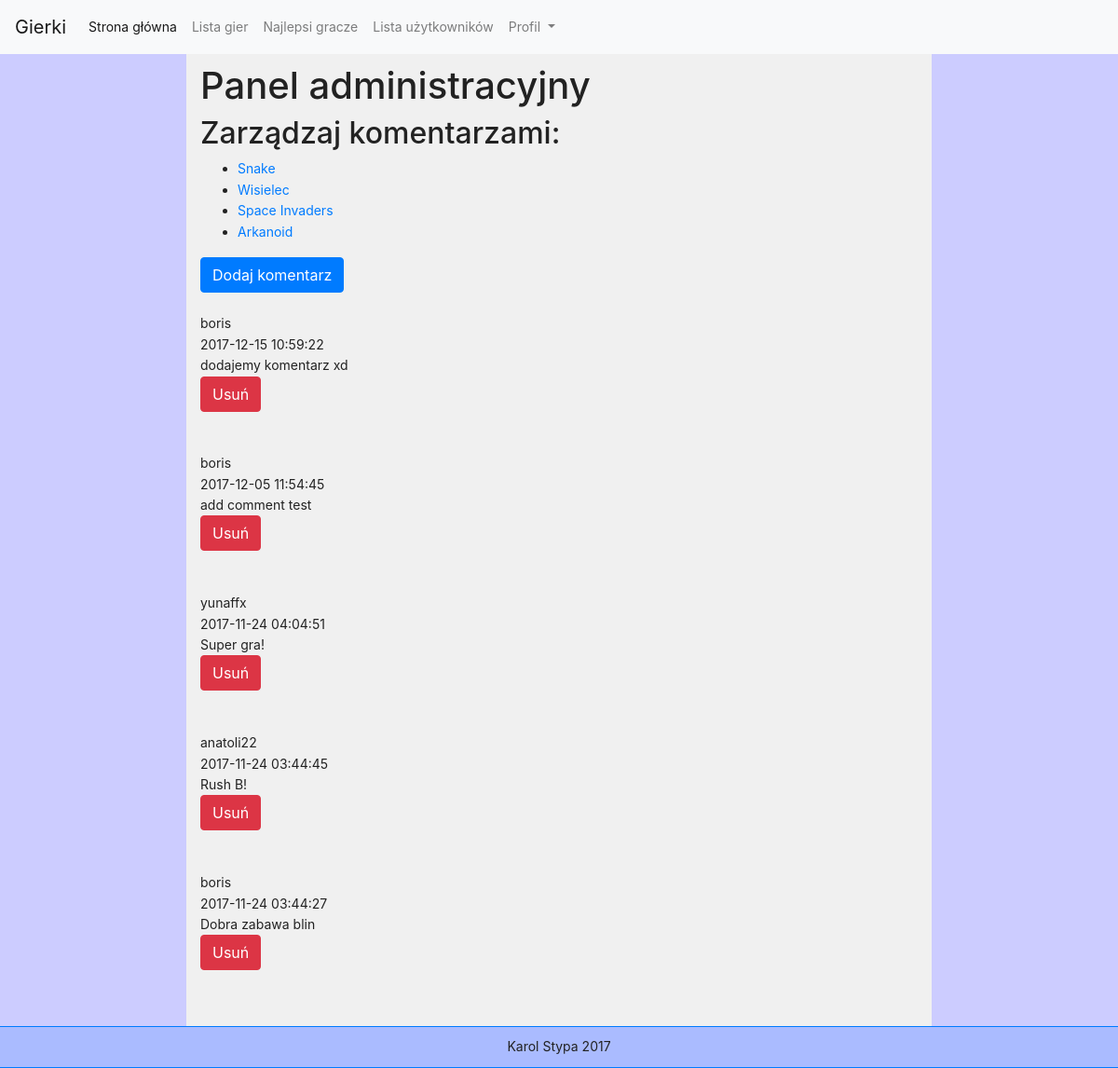
/admin.php?game_id=1 (signed in), run on an earlier commit of the app's database.
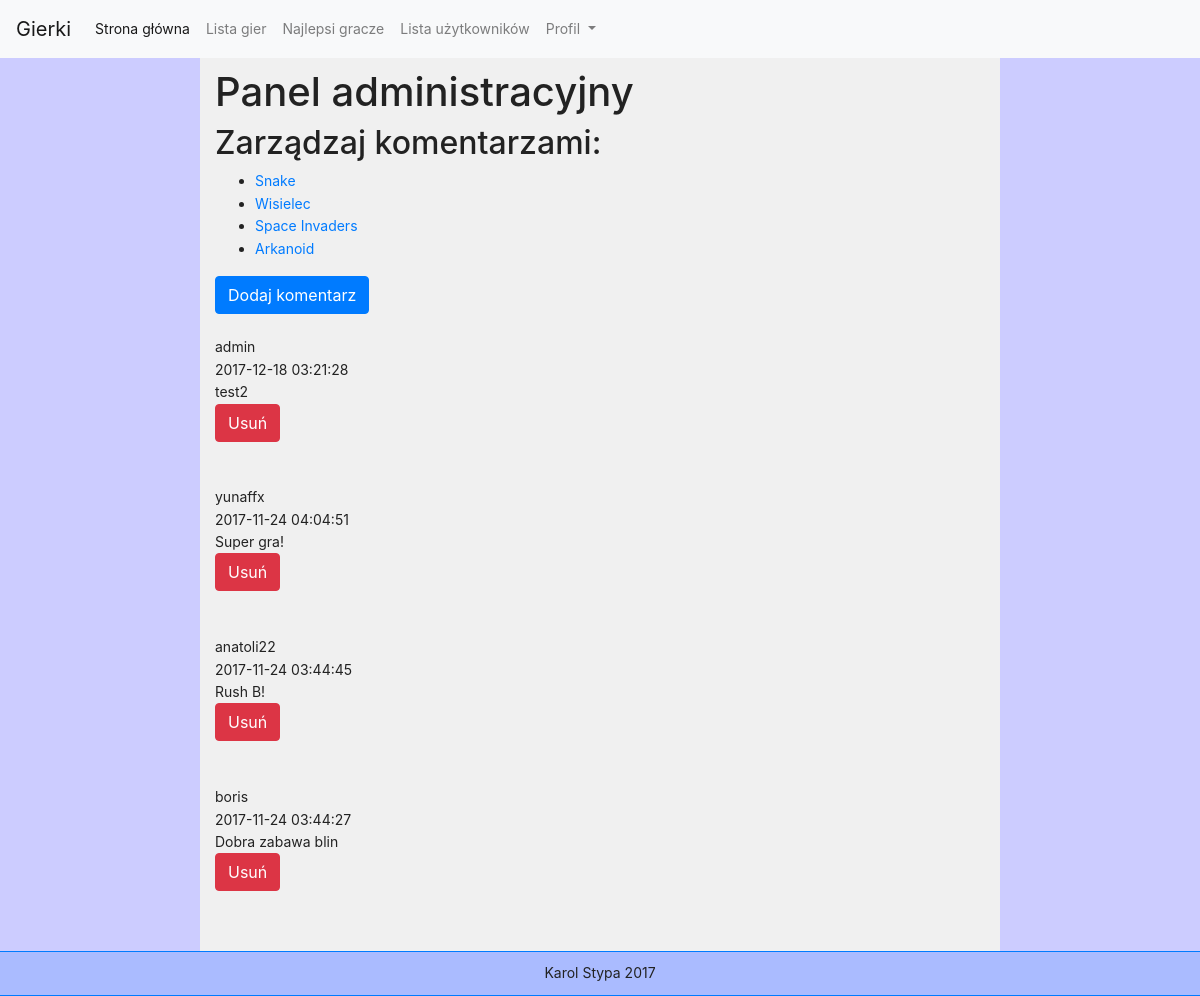
And on a later commit of the database.
### tables this page shows
CREATE TABLE `comments` (
  `id` int(11) NOT NULL,
  `game_id` int(11) NOT NULL,
  `user_id` int(11) NOT NULL,
  `timestamp` timestamp NOT NULL DEFAULT CURRENT_TIMESTAMP ON UPDATE CURRENT_TIMESTAMP,
  `text` text NOT NULL
);

CREATE TABLE `users` (
  `id` int(11) NOT NULL,
  `login` varchar(255) NOT NULL,
  `password` varchar(255) NOT NULL,
  `email` varchar(255) NOT NULL,
  `group_id` int(11) NOT NULL,
  `registered` int(11) NOT NULL,
  `last_login` int(11) NOT NULL,
  `ip` varchar(15) NOT NULL
);

### admin.php (the view, shortened to what this page needs)
<!DOCTYPE html>
<html>
	<head>
		<link rel="stylesheet" href="https://maxcdn.bootstrapcdn.com/bootstrap/4.0.0-beta.2/css/bootstrap.min.css">
		<link rel="stylesheet" href="./style.css">
	</head>
	<body>
		<?php include "navbar.php"; ?>
		<div class="container-fluid col-md-8 main">
			<h1>Panel administracyjny</h1>
			<h2>Zarządzaj komentarzami:</h2>
	        <ul>
				<li><a href="./admin.php?game_id=1">Snake</a></li>
				<li><a href="./admin.php?game_id=2">Wisielec</a></li>
				<li><a href="./admin.php?game_id=3">Space Invaders</a></li>
				<li><a href="./admin.php?game_id=4">Arkanoid</a></li>
	        </ul>
			<?php
			if(isset($_SESSION['loggedin'])) {
				if($_SESSION['loggedin']) {
					if(isset($_GET['game_id'])) {
						echo '
						<button class="btn btn-primary" type="button" data-toggle="collapse" data-target="#commentForm" aria-expanded="false" aria-controls="collapseExample">
							Dodaj komentarz
						</button><br><br>
						<div class="collapse" id="commentForm">
							<form class="col-md-12" action="admin.php?game_id='.$_GET['game_id'].'" method="post">
								<div class="form-group">
									<textarea class="form-control" name="comment_text" rows="5" cols="80" placeholder="Treść komentarza"></textarea>
								</div>
								<button type="submit" class="btn btn-primary" name="send_comment">Wyślij</button>
							</form><br>
						</div>';
						$comments_query = "SELECT A.id, A.timestamp, A.text, B.login as username
						FROM comments A
						Join users B
						on B.id = A.user_id
						WHERE A.game_id = ".$_GET['game_id']."
						ORDER BY A.timestamp DESC";
						$com_result = mysql_query($comments_query);
						while($row = mysql_fetch_assoc($com_result)) {
							echo $row['username'].'<br>'.$row['timestamp'].'<br>'.$row['text'].'<br>';
							echo '
							<form action="admin.php?game_id='.$_GET['game_id'].'" method="post">
							<button type="submit" name="comment_id" value="'.$row['id'].'" class="btn btn-danger">Usuń</button>
							</form>
							<br><br>';
						}
					}
				}
			}
			?>
		</div>
	</body>
</html>

### navbar.php (shortened to what this page needs)
<?php
if(isset($_SESSION['loggedin'])) {
    if ($_SESSION['loggedin']) {
        $user_result = mysql_query("SELECT `id` from `users` WHERE `login` = '".$_SESSION['login']."' limit 1");
        $user_id = mysql_fetch_assoc($user_result);
    }
}
?>
<nav class="navbar navbar-expand-lg navbar-light bg-light">
    <a class="navbar-brand" href="./">Gierki</a>
    <div class="collapse navbar-collapse" id="navbarNavDropdown">
        <ul class="navbar-nav">
            <li class="nav-item active">
                <a class="nav-link" href="./">Strona główna <span class="sr-only">(current)</span></a>
            </li>
            <li class="nav-item">
                <a class="nav-link" href="./gameslist.php">Lista gier</a>
            </li>
            <li class="nav-item">
                <a class="nav-link" href="./highscores.php">Najlepsi gracze</a>
            </li>
            <li class="nav-item">
                <a class="nav-link" href="./userslist.php">Lista użytkowników</a>
            </li>
            <?php
            if(isset($_SESSION['loggedin'])) {
                if ($_SESSION['loggedin']) {
                    echo '
                    <li class="nav-item dropdown">
                        <a class="nav-link dropdown-toggle" href="#" id="navbarDropdownMenuLink" data-toggle="dropdown" aria-haspopup="true" aria-expanded="false">
                            Profil
                        </a>
                        <div class="dropdown-menu" aria-labelledby="navbarDropdownMenuLink">
                            <a class="dropdown-item" href="./profile.php?id='.$user_id['id'].'">Zobacz profil</a>
                            <a class="dropdown-item" href="./profile.php?id='.$user_id['id'].'#friends">Znajomi</a>
                            <a class="dropdown-item" href="./index.php?logout=1">Wyloguj się</a>
                        </div>
                    </li>';
                }
            }
            ?>
        </ul>
    </div>
</nav>

### style.css (style rules this page uses)
body { font-size: 14px; line-height: 1.6; background-color: #CCCCFF; color: #222222; height: 100%; min-height: 100%; }
.main { padding-top: 10px; background-color: #F0F0F0; padding-bottom: 15px; min-height: 100%; }
.footer { text-align: center; background-color: #AABBFF!important; padding: 10px; border-top: 1px solid #007BFF; border-bottom: 1px solid #007BFF; }

What changed in the data, as far as the page shows it:
removed comments: user.login "boris", timestamp "2017-12-15 10:59:22", text "dodajemy komentarz xd", $row['id'] 6 (drawn)
removed comments: user.login "boris", timestamp "2017-12-05 11:54:45", text "add comment test", $row['id'] 5 (drawn)
added comments: user.login "admin", timestamp "2017-12-18 03:21:28", text "test2", $row['id'] 10 (drawn)
